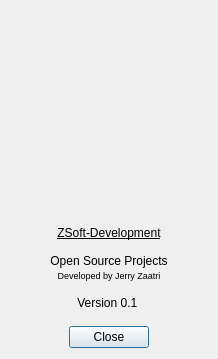
<?xml version="1.0" encoding="UTF-8"?>
<ui version="4.0">
 <class>AboutDialog</class>
 <widget class="QDialog" name="AboutDialog">
  <property name="geometry">
   <rect>
    <x>0</x>
    <y>0</y>
    <width>218</width>
    <height>359</height>
   </rect>
  </property>
  <property name="sizePolicy">
   <sizepolicy hsizetype="Fixed" vsizetype="Fixed">
    <horstretch>0</horstretch>
    <verstretch>0</verstretch>
   </sizepolicy>
  </property>
  <property name="minimumSize">
   <size>
    <width>218</width>
    <height>359</height>
   </size>
  </property>
  <property name="maximumSize">
   <size>
    <width>218</width>
    <height>359</height>
   </size>
  </property>
  <property name="palette">
   <palette>
    <active>
     <colorrole role="Base">
      <brush brushstyle="SolidPattern">
       <color alpha="0">
        <red>193</red>
        <green>255</green>
        <blue>48</blue>
       </color>
      </brush>
     </colorrole>
    </active>
    <inactive>
     <colorrole role="Base">
      <brush brushstyle="SolidPattern">
       <color alpha="0">
        <red>193</red>
        <green>255</green>
        <blue>48</blue>
       </color>
      </brush>
     </colorrole>
    </inactive>
    <disabled>
     <colorrole role="Base">
      <brush brushstyle="SolidPattern">
       <color alpha="255">
        <red>243</red>
        <green>243</green>
        <blue>243</blue>
       </color>
      </brush>
     </colorrole>
    </disabled>
   </palette>
  </property>
  <property name="windowTitle">
   <string>About</string>
  </property>
  <property name="windowIcon">
   <iconset resource="Imgs.qrc">
    <normaloff>:/images/img/logo.png</normaloff>:/images/img/logo.png</iconset>
  </property>
  <layout class="QVBoxLayout" name="verticalLayout">
   <item>
    <widget class="QWidget" name="widget" native="true">
     <property name="sizePolicy">
      <sizepolicy hsizetype="Fixed" vsizetype="Fixed">
       <horstretch>200</horstretch>
       <verstretch>200</verstretch>
      </sizepolicy>
     </property>
     <property name="minimumSize">
      <size>
       <width>200</width>
       <height>200</height>
      </size>
     </property>
     <property name="baseSize">
      <size>
       <width>200</width>
       <height>200</height>
      </size>
     </property>
     <widget class="QLabel" name="label_2">
      <property name="geometry">
       <rect>
        <x>0</x>
        <y>0</y>
        <width>200</width>
        <height>200</height>
       </rect>
      </property>
      <property name="sizePolicy">
       <sizepolicy hsizetype="Fixed" vsizetype="Fixed">
        <horstretch>200</horstretch>
        <verstretch>200</verstretch>
       </sizepolicy>
      </property>
      <property name="minimumSize">
       <size>
        <width>200</width>
        <height>200</height>
       </size>
      </property>
      <property name="maximumSize">
       <size>
        <width>200</width>
        <height>200</height>
       </size>
      </property>
      <property name="text">
       <string/>
      </property>
      <property name="textFormat">
       <enum>Qt::RichText</enum>
      </property>
      <property name="pixmap">
       <pixmap resource="Imgs.qrc">:/images/img/logo.png</pixmap>
      </property>
      <property name="scaledContents">
       <bool>true</bool>
      </property>
     </widget>
     <widget class="QWidget" name="uiSlowRot" native="true">
      <property name="geometry">
       <rect>
        <x>0</x>
        <y>0</y>
        <width>200</width>
        <height>200</height>
       </rect>
      </property>
      <property name="sizePolicy">
       <sizepolicy hsizetype="Fixed" vsizetype="Fixed">
        <horstretch>200</horstretch>
        <verstretch>200</verstretch>
       </sizepolicy>
      </property>
      <widget class="QLabel" name="uiLogoGear">
       <property name="geometry">
        <rect>
         <x>0</x>
         <y>0</y>
         <width>200</width>
         <height>200</height>
        </rect>
       </property>
       <property name="sizePolicy">
        <sizepolicy hsizetype="Fixed" vsizetype="Fixed">
         <horstretch>200</horstretch>
         <verstretch>200</verstretch>
        </sizepolicy>
       </property>
       <property name="minimumSize">
        <size>
         <width>200</width>
         <height>200</height>
        </size>
       </property>
       <property name="maximumSize">
        <size>
         <width>200</width>
         <height>200</height>
        </size>
       </property>
       <property name="text">
        <string/>
       </property>
       <property name="textFormat">
        <enum>Qt::RichText</enum>
       </property>
       <property name="pixmap">
        <pixmap resource="Imgs.qrc">:/images/img/gear.png</pixmap>
       </property>
       <property name="scaledContents">
        <bool>true</bool>
       </property>
       <property name="openExternalLinks">
        <bool>false</bool>
       </property>
      </widget>
     </widget>
     <widget class="QWidget" name="uiFastRot" native="true">
      <property name="geometry">
       <rect>
        <x>0</x>
        <y>0</y>
        <width>200</width>
        <height>200</height>
       </rect>
      </property>
      <property name="sizePolicy">
       <sizepolicy hsizetype="Fixed" vsizetype="Fixed">
        <horstretch>200</horstretch>
        <verstretch>200</verstretch>
       </sizepolicy>
      </property>
      <widget class="QLabel" name="uiLogoRing">
       <property name="enabled">
        <bool>true</bool>
       </property>
       <property name="geometry">
        <rect>
         <x>0</x>
         <y>0</y>
         <width>200</width>
         <height>200</height>
        </rect>
       </property>
       <property name="sizePolicy">
        <sizepolicy hsizetype="Fixed" vsizetype="Fixed">
         <horstretch>200</horstretch>
         <verstretch>200</verstretch>
        </sizepolicy>
       </property>
       <property name="minimumSize">
        <size>
         <width>200</width>
         <height>200</height>
        </size>
       </property>
       <property name="maximumSize">
        <size>
         <width>200</width>
         <height>200</height>
        </size>
       </property>
       <property name="styleSheet">
        <string notr="true"/>
       </property>
       <property name="text">
        <string/>
       </property>
       <property name="textFormat">
        <enum>Qt::RichText</enum>
       </property>
       <property name="pixmap">
        <pixmap resource="Imgs.qrc">:/images/img/loops.png</pixmap>
       </property>
       <property name="scaledContents">
        <bool>true</bool>
       </property>
      </widget>
     </widget>
    </widget>
   </item>
   <item>
    <widget class="QLabel" name="label">
     <property name="styleSheet">
      <string notr="true">body
{ 
   width:200px;
   height:330px;
}
.main_box
{
   width:200px;
   height:330px;
   position:absolute;
   top:0px;
   left:0px;
}
p
{
   text-align: center;
   font-size: 12px;
}
a
{
   color: black;
}
.span_small
{
   font-size: 9px;
}
.version_box
{
   width:200px;
   height:15px;
   top:205px;
   left:0px;
}

.logo_box
{

   width:200px;
   height:200px;
   position:relative;
   top:0px;
   left:0px;
}

.logo
{
	color: #3c3c3c;
	position:absolute;
	margin-left: 0px;
	margin-top: 0px;	
   width:200px;
   height:200px;    
}

#fadedSpin
{
	opacity: 0.75;
}
#gearSpin
{
  -webkit-animation: spin 20s infinite;
    -webkit-animation-timing-function: linear;
}
#loopSpin
{
   -webkit-animation: spin 2s infinite;
    -webkit-animation-timing-function: linear;
}

@-webkit-keyframes spin
{ 
   0% { -webkit-transform: rotate(0deg); }  
   100% { -webkit-transform: rotate(360deg); }
}</string>
     </property>
     <property name="text">
      <string>&lt;html&gt;&lt;head&gt;&lt;title&gt;About&lt;/title&gt;&lt;/head&gt;&lt;body&gt;&lt;p align=&quot;center&quot;&gt;&lt;a href=&quot;http://www.z-softdevelopment.com&quot;&gt;&lt;span style=&quot; font-size:12px; text-decoration: underline; color:#000000;&quot;&gt;ZSoft-Development&lt;/span&gt;&lt;/a&gt;&lt;span style=&quot; font-size:12px;&quot;&gt;&lt;br/&gt;&lt;br/&gt;Open Source Projects&lt;br/&gt;&lt;/span&gt;&lt;span style=&quot; font-size:9px;&quot;&gt;Developed by Jerry Zaatri&lt;/span&gt;&lt;span style=&quot; font-size:12px;&quot;&gt;&lt;br/&gt;&lt;br/&gt;Version 0.1 &lt;/span&gt;&lt;/p&gt;&lt;/body&gt;&lt;/html&gt;</string>
     </property>
     <property name="textFormat">
      <enum>Qt::RichText</enum>
     </property>
     <property name="openExternalLinks">
      <bool>true</bool>
     </property>
     <property name="textInteractionFlags">
      <set>Qt::LinksAccessibleByKeyboard|Qt::LinksAccessibleByMouse</set>
     </property>
    </widget>
   </item>
   <item>
    <widget class="QDialogButtonBox" name="buttonBox">
     <property name="orientation">
      <enum>Qt::Horizontal</enum>
     </property>
     <property name="standardButtons">
      <set>QDialogButtonBox::Close</set>
     </property>
     <property name="centerButtons">
      <bool>true</bool>
     </property>
    </widget>
   </item>
  </layout>
 </widget>
 <resources>
  <include location="Imgs.qrc"/>
 </resources>
 <connections>
  <connection>
   <sender>buttonBox</sender>
   <signal>accepted()</signal>
   <receiver>AboutDialog</receiver>
   <slot>accept()</slot>
   <hints>
    <hint type="sourcelabel">
     <x>248</x>
     <y>254</y>
    </hint>
    <hint type="destinationlabel">
     <x>157</x>
     <y>274</y>
    </hint>
   </hints>
  </connection>
  <connection>
   <sender>buttonBox</sender>
   <signal>rejected()</signal>
   <receiver>AboutDialog</receiver>
   <slot>reject()</slot>
   <hints>
    <hint type="sourcelabel">
     <x>316</x>
     <y>260</y>
    </hint>
    <hint type="destinationlabel">
     <x>286</x>
     <y>274</y>
    </hint>
   </hints>
  </connection>
 </connections>
</ui>
